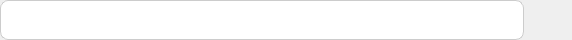
<?xml version="1.0" encoding="UTF-8"?>
<ui version="4.0">
 <class>AdditionalFieldItem</class>
 <widget class="QWidget" name="AdditionalFieldItem">
  <property name="geometry">
   <rect>
    <x>0</x>
    <y>0</y>
    <width>572</width>
    <height>40</height>
   </rect>
  </property>
  <property name="sizePolicy">
   <sizepolicy hsizetype="Fixed" vsizetype="Fixed">
    <horstretch>0</horstretch>
    <verstretch>0</verstretch>
   </sizepolicy>
  </property>
  <property name="minimumSize">
   <size>
    <width>572</width>
    <height>40</height>
   </size>
  </property>
  <property name="maximumSize">
   <size>
    <width>572</width>
    <height>40</height>
   </size>
  </property>
  <property name="windowTitle">
   <string>Form</string>
  </property>
  <property name="styleSheet">
   <string notr="true">QLineEdit {
	color: #1A1A1A;
	background: white;
	font-family: Open Sans;
	font-weight: 400;
	font-size: 16px;
	line-height: 24px;
	letter-spacing: 0%;
	border-radius: 8px;
	border: 1px solid #ccc;
	padding-left: 12px;
	padding-right: 12px;
}

QPushButton {
	background: transparent;
	border: none;
}</string>
  </property>
  <layout class="QHBoxLayout" name="horizontalLayout">
   <property name="spacing">
    <number>8</number>
   </property>
   <property name="leftMargin">
    <number>0</number>
   </property>
   <property name="topMargin">
    <number>0</number>
   </property>
   <property name="rightMargin">
    <number>0</number>
   </property>
   <property name="bottomMargin">
    <number>0</number>
   </property>
   <item>
    <widget class="QLineEdit" name="fieldNameEdit">
     <property name="sizePolicy">
      <sizepolicy hsizetype="Fixed" vsizetype="Fixed">
       <horstretch>0</horstretch>
       <verstretch>0</verstretch>
      </sizepolicy>
     </property>
     <property name="minimumSize">
      <size>
       <width>0</width>
       <height>40</height>
      </size>
     </property>
     <property name="maximumSize">
      <size>
       <width>524</width>
       <height>40</height>
      </size>
     </property>
    </widget>
   </item>
   <item>
    <widget class="QPushButton" name="deleteButton">
     <property name="sizePolicy">
      <sizepolicy hsizetype="Fixed" vsizetype="Fixed">
       <horstretch>0</horstretch>
       <verstretch>0</verstretch>
      </sizepolicy>
     </property>
     <property name="minimumSize">
      <size>
       <width>40</width>
       <height>40</height>
      </size>
     </property>
     <property name="maximumSize">
      <size>
       <width>40</width>
       <height>40</height>
      </size>
     </property>
     <property name="text">
      <string/>
     </property>
     <property name="icon">
      <iconset resource="../../../../Resources/Resources.qrc">
       <normaloff>:/images/Project/field_delete.svg</normaloff>:/images/Project/field_delete.svg</iconset>
     </property>
     <property name="iconSize">
      <size>
       <width>40</width>
       <height>40</height>
      </size>
     </property>
    </widget>
   </item>
  </layout>
 </widget>
 <resources>
  <include location="../../../../Resources/Resources.qrc"/>
 </resources>
 <connections/>
</ui>
